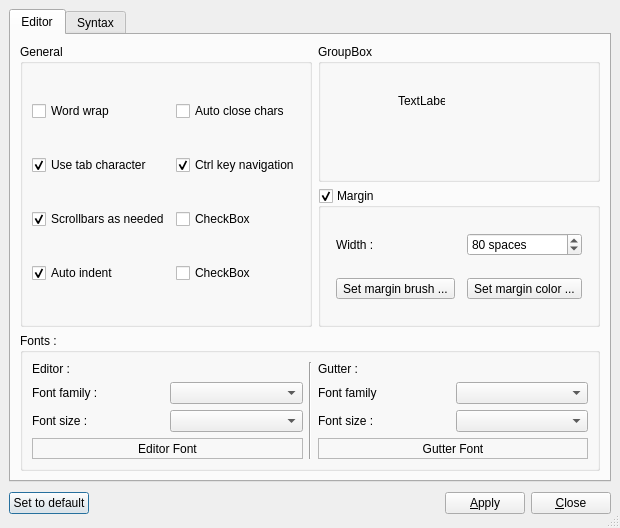
<ui version="4.0" >
 <author></author>
 <comment></comment>
 <exportmacro></exportmacro>
 <class>ConfigDialog</class>
 <widget class="QDialog" name="ConfigDialog" >
  <property name="geometry" >
   <rect>
    <x>0</x>
    <y>0</y>
    <width>620</width>
    <height>528</height>
   </rect>
  </property>
  <property name="windowTitle" >
   <string>Configuration</string>
  </property>
  <property name="sizeGripEnabled" >
   <bool>true</bool>
  </property>
  <layout class="QVBoxLayout" >
   <property name="margin" >
    <number>9</number>
   </property>
   <property name="spacing" >
    <number>6</number>
   </property>
   <item>
    <widget class="QTabWidget" name="tabWidget" >
     <widget class="QWidget" name="tabEditor" >
      <attribute name="title" >
       <string>Editor</string>
      </attribute>
      <layout class="QGridLayout" >
       <property name="margin" >
        <number>9</number>
       </property>
       <property name="spacing" >
        <number>6</number>
       </property>
       <item row="0" column="1" >
        <widget class="QGroupBox" name="groupBox" >
         <property name="title" >
          <string>GroupBox</string>
         </property>
         <widget class="QLabel" name="label_9" >
          <property name="geometry" >
           <rect>
            <x>80</x>
            <y>50</y>
            <width>47</width>
            <height>14</height>
           </rect>
          </property>
          <property name="text" >
           <string>TextLabel</string>
          </property>
         </widget>
        </widget>
       </item>
       <item row="1" column="1" >
        <widget class="QGroupBox" name="cbMargin" >
         <property name="title" >
          <string>Margin</string>
         </property>
         <property name="checkable" >
          <bool>true</bool>
         </property>
         <property name="checked" >
          <bool>true</bool>
         </property>
         <layout class="QGridLayout" >
          <property name="margin" >
           <number>9</number>
          </property>
          <property name="spacing" >
           <number>6</number>
          </property>
          <item row="1" column="0" >
           <widget class="QToolButton" name="bMarginBrush" >
            <property name="text" >
             <string>Set margin brush ...</string>
            </property>
           </widget>
          </item>
          <item row="1" column="1" >
           <widget class="QToolButton" name="bMarginColor" >
            <property name="text" >
             <string>Set margin color ...</string>
            </property>
           </widget>
          </item>
          <item row="0" column="1" >
           <widget class="QSpinBox" name="iMargin" >
            <property name="suffix" >
             <string> spaces</string>
            </property>
            <property name="maximum" >
             <number>120</number>
            </property>
            <property name="value" >
             <number>80</number>
            </property>
           </widget>
          </item>
          <item row="0" column="0" >
           <widget class="QLabel" name="label_8" >
            <property name="text" >
             <string>Width : </string>
            </property>
           </widget>
          </item>
         </layout>
        </widget>
       </item>
       <item rowspan="2" row="0" column="0" >
        <widget class="QGroupBox" name="groupBox_2" >
         <property name="title" >
          <string>General</string>
         </property>
         <layout class="QGridLayout" >
          <property name="margin" >
           <number>9</number>
          </property>
          <property name="spacing" >
           <number>6</number>
          </property>
          <item row="3" column="1" >
           <widget class="QCheckBox" name="checkBox_6" >
            <property name="text" >
             <string>CheckBox</string>
            </property>
           </widget>
          </item>
          <item row="2" column="0" >
           <widget class="QCheckBox" name="cbScroll" >
            <property name="text" >
             <string>Scrollbars as needed</string>
            </property>
            <property name="checked" >
             <bool>true</bool>
            </property>
           </widget>
          </item>
          <item row="3" column="0" >
           <widget class="QCheckBox" name="cbIndent" >
            <property name="text" >
             <string>Auto indent</string>
            </property>
            <property name="checked" >
             <bool>true</bool>
            </property>
           </widget>
          </item>
          <item row="2" column="1" >
           <widget class="QCheckBox" name="checkBox_4" >
            <property name="text" >
             <string>CheckBox</string>
            </property>
           </widget>
          </item>
          <item row="0" column="0" >
           <widget class="QCheckBox" name="cbWordWrap" >
            <property name="text" >
             <string>Word wrap</string>
            </property>
           </widget>
          </item>
          <item row="0" column="1" >
           <widget class="QCheckBox" name="cbAutoClose" >
            <property name="text" >
             <string>Auto close chars</string>
            </property>
           </widget>
          </item>
          <item row="1" column="0" >
           <widget class="QCheckBox" name="cbTab" >
            <property name="text" >
             <string>Use tab character</string>
            </property>
            <property name="checked" >
             <bool>true</bool>
            </property>
           </widget>
          </item>
          <item row="1" column="1" >
           <widget class="QCheckBox" name="cbCTRL" >
            <property name="text" >
             <string>Ctrl key navigation</string>
            </property>
            <property name="checked" >
             <bool>true</bool>
            </property>
           </widget>
          </item>
         </layout>
        </widget>
       </item>
       <item row="2" column="0" colspan="2" >
        <widget class="QGroupBox" name="groupBox_7" >
         <property name="title" >
          <string>Fonts : </string>
         </property>
         <layout class="QGridLayout" >
          <property name="margin" >
           <number>9</number>
          </property>
          <property name="spacing" >
           <number>6</number>
          </property>
          <item row="1" column="6" >
           <widget class="QComboBox" name="gutterFont" />
          </item>
          <item row="2" column="5" >
           <widget class="QLabel" name="label_4" >
            <property name="text" >
             <string>Font size : </string>
            </property>
           </widget>
          </item>
          <item row="2" column="0" >
           <widget class="QLabel" name="label_2" >
            <property name="text" >
             <string>Font size :</string>
            </property>
           </widget>
          </item>
          <item row="1" column="5" >
           <widget class="QLabel" name="label_3" >
            <property name="text" >
             <string>Font family</string>
            </property>
           </widget>
          </item>
          <item row="1" column="1" >
           <widget class="QComboBox" name="editorFont" />
          </item>
          <item row="2" column="6" >
           <widget class="QComboBox" name="gutterSize" />
          </item>
          <item row="1" column="0" >
           <widget class="QLabel" name="label" >
            <property name="text" >
             <string>Font family :</string>
            </property>
           </widget>
          </item>
          <item row="0" column="5" >
           <widget class="QLabel" name="label_7" >
            <property name="text" >
             <string>Gutter : </string>
            </property>
           </widget>
          </item>
          <item row="2" column="1" >
           <widget class="QComboBox" name="editorSize" />
          </item>
          <item row="0" column="0" >
           <widget class="QLabel" name="label_5" >
            <property name="text" >
             <string>Editor : </string>
            </property>
           </widget>
          </item>
          <item rowspan="6" row="0" column="3" >
           <widget class="Line" name="line" >
            <property name="orientation" >
             <enum>Qt::Vertical</enum>
            </property>
           </widget>
          </item>
          <item rowspan="3" row="3" column="0" colspan="2" >
           <widget class="QLabel" name="editorOverview" >
            <property name="frameShape" >
             <enum>QFrame::StyledPanel</enum>
            </property>
            <property name="frameShadow" >
             <enum>QFrame::Sunken</enum>
            </property>
            <property name="text" >
             <string>Editor Font</string>
            </property>
            <property name="alignment" >
             <set>Qt::AlignCenter</set>
            </property>
           </widget>
          </item>
          <item rowspan="3" row="3" column="5" colspan="2" >
           <widget class="QLabel" name="gutterOverview" >
            <property name="frameShape" >
             <enum>QFrame::StyledPanel</enum>
            </property>
            <property name="frameShadow" >
             <enum>QFrame::Sunken</enum>
            </property>
            <property name="text" >
             <string>Gutter Font</string>
            </property>
            <property name="alignment" >
             <set>Qt::AlignCenter</set>
            </property>
           </widget>
          </item>
         </layout>
        </widget>
       </item>
      </layout>
     </widget>
     <widget class="QWidget" name="tabSyntax" >
      <attribute name="title" >
       <string>Syntax</string>
      </attribute>
      <layout class="QVBoxLayout" >
       <property name="margin" >
        <number>9</number>
       </property>
       <property name="spacing" >
        <number>6</number>
       </property>
       <item>
        <widget class="QGroupBox" name="groupBox_5" >
         <property name="title" >
          <string>General</string>
         </property>
         <layout class="QGridLayout" >
          <property name="margin" >
           <number>9</number>
          </property>
          <property name="spacing" >
           <number>6</number>
          </property>
          <item row="0" column="0" >
           <widget class="QLabel" name="label_6" >
            <property name="text" >
             <string>Concerned files</string>
            </property>
           </widget>
          </item>
          <item row="0" column="1" >
           <widget class="QGroupBox" name="cbLine" >
            <property name="title" >
             <string>Higlight current line</string>
            </property>
            <property name="checkable" >
             <bool>true</bool>
            </property>
            <property name="checked" >
             <bool>true</bool>
            </property>
           </widget>
          </item>
          <item row="1" column="1" >
           <widget class="QGroupBox" name="cbBlock" >
            <property name="title" >
             <string>Highlight current block</string>
            </property>
            <property name="checkable" >
             <bool>true</bool>
            </property>
            <property name="checked" >
             <bool>true</bool>
            </property>
           </widget>
          </item>
         </layout>
        </widget>
       </item>
       <item>
        <widget class="QGroupBox" name="groupBox_3" >
         <property name="title" >
          <string>Formats</string>
         </property>
        </widget>
       </item>
       <item>
        <widget class="QGroupBox" name="groupBox_6" >
         <property name="title" >
          <string>Preview</string>
         </property>
         <property name="checkable" >
          <bool>true</bool>
         </property>
        </widget>
       </item>
      </layout>
     </widget>
    </widget>
   </item>
   <item>
    <layout class="QHBoxLayout" >
     <property name="margin" >
      <number>0</number>
     </property>
     <property name="spacing" >
      <number>6</number>
     </property>
     <item>
      <widget class="QPushButton" name="DefaultButton" >
       <property name="text" >
        <string>Set to default</string>
       </property>
      </widget>
     </item>
     <item>
      <spacer>
       <property name="orientation" >
        <enum>Qt::Horizontal</enum>
       </property>
       <property name="sizeHint" >
        <size>
         <width>131</width>
         <height>31</height>
        </size>
       </property>
      </spacer>
     </item>
     <item>
      <widget class="QPushButton" name="applyButton" >
       <property name="text" >
        <string>&amp;Apply</string>
       </property>
       <property name="icon" >
        <iconset resource="..\DevEditor.qrc" >:/images/ok.png</iconset>
       </property>
      </widget>
     </item>
     <item>
      <widget class="QPushButton" name="closeButton" >
       <property name="text" >
        <string>&amp;Close</string>
       </property>
       <property name="icon" >
        <iconset resource="..\DevEditor.qrc" >:/images/cancel.png</iconset>
       </property>
      </widget>
     </item>
    </layout>
   </item>
  </layout>
 </widget>
 <pixmapfunction></pixmapfunction>
 <resources>
  <include location="../DevEditor.qrc" />
 </resources>
 <connections>
  <connection>
   <sender>closeButton</sender>
   <signal>clicked()</signal>
   <receiver>ConfigDialog</receiver>
   <slot>reject()</slot>
   <hints>
    <hint type="sourcelabel" >
     <x>369</x>
     <y>253</y>
    </hint>
    <hint type="destinationlabel" >
     <x>179</x>
     <y>282</y>
    </hint>
   </hints>
  </connection>
  <connection>
   <sender>applyButton</sender>
   <signal>clicked()</signal>
   <receiver>ConfigDialog</receiver>
   <slot>accept()</slot>
   <hints>
    <hint type="sourcelabel" >
     <x>492</x>
     <y>524</y>
    </hint>
    <hint type="destinationlabel" >
     <x>313</x>
     <y>286</y>
    </hint>
   </hints>
  </connection>
 </connections>
</ui>
